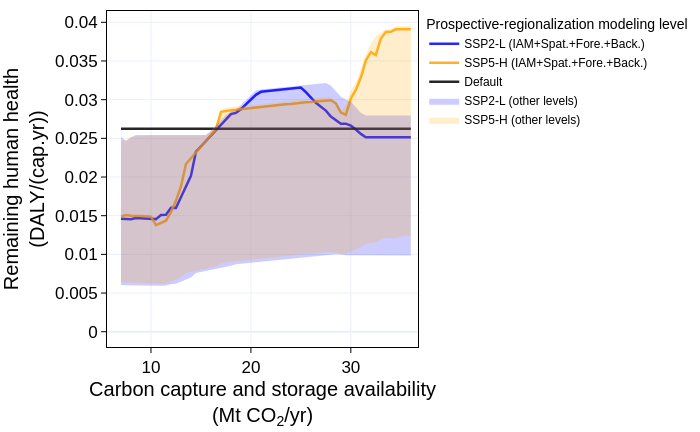

Notebook code cell kept with this figure:
### Code cell
plot_sensitivity_impact('Remaining human health', show_legend=show_legend)
